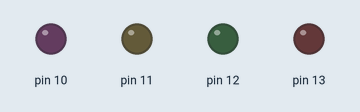
Recording of a sketch running on a simulated Arduino Uno, built with avr-gcc and run on an emulated ATmega328P. Shown: output pins drawn as LEDs (lit = HIGH).

Above: at 0.2 s.
At 1.2 s:
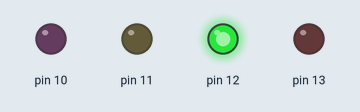
At 2.2 s:
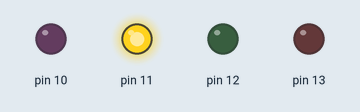
At 4.7 s:
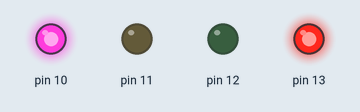
At 7.2 s:
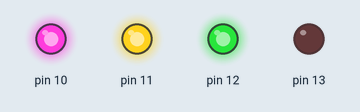
At 9.7 s:
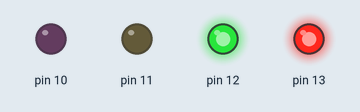
Timing chart, 0 to 10.4 s (numbered marks = the images above):
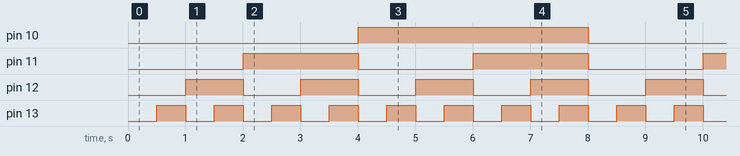

The sketch:

sketch.ino
```cpp
void setup() {
  pinMode(13, OUTPUT);
  pinMode(12, OUTPUT);
  pinMode(11, OUTPUT);
  pinMode(10, OUTPUT);
}

void loop() {
  for (int n = 0; n < 16; n++) {
    digitalWrite(13, n & 1);
    digitalWrite(12, n >> 1 & 1);
    digitalWrite(11, n >> 2 & 1);
    digitalWrite(10, n >> 3 & 1);
    delay(500);
  }
}
```

Measured:
- by itself, pin 10: alternates HIGH for 4.0 s and LOW for 4.0 s
- by itself, pin 11: alternates HIGH for 2.0 s and LOW for 2.0 s
- by itself, pin 12: alternates HIGH for 1.0 s and LOW for 1.0 s
- by itself, pin 13: alternates HIGH for 0.50 s and LOW for 0.50 s
